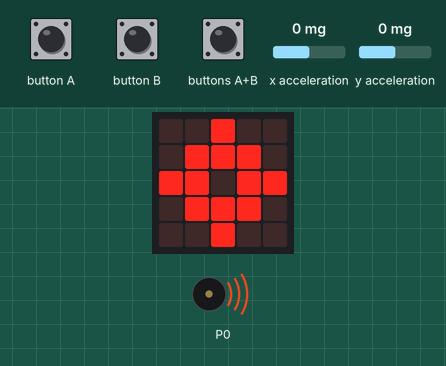
This program was run on a simulated BBC micro:bit running MicroPython. Parts: the board's 5×5 LED display, buzzer (waves = sounding). Inputs (shaded band) come from the test bench; at power-on: x acceleration 0 mg, y acceleration 0 mg. Dim RGB values are drawn brighter than linear; random numbers come from a fixed seed.

Above: at 0.94 s.
1.3 s: buttons A+B pressed for 3.2 s
At 4.6 s:
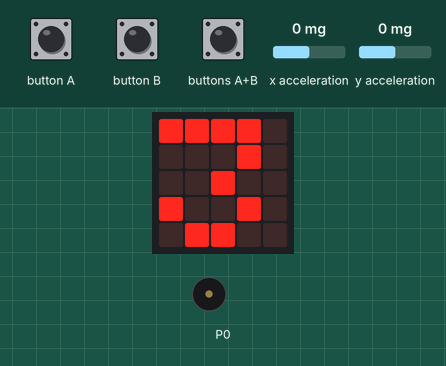
6.0 s: x acceleration set to -1440 mg
9.7 s: y acceleration set to -1440 mg
At 10.3 s:
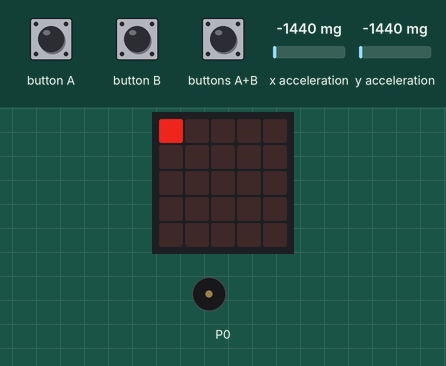
11.5 s: button A pressed for 1 s
At 11.83 s:
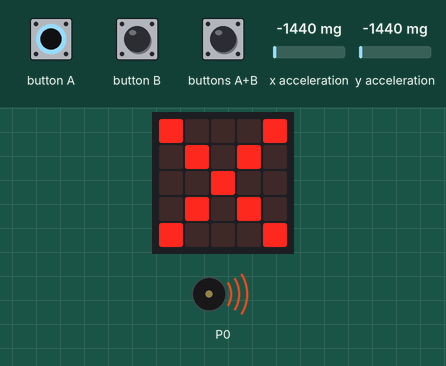
14.0 s: x acceleration set to 750 mg
15.9 s: y acceleration set to 1440 mg
At 16.6 s:
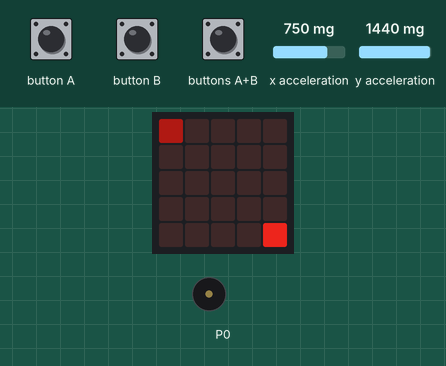
Timing chart, 0 to 18.7 s (numbered marks = the images above; inputs shaded):
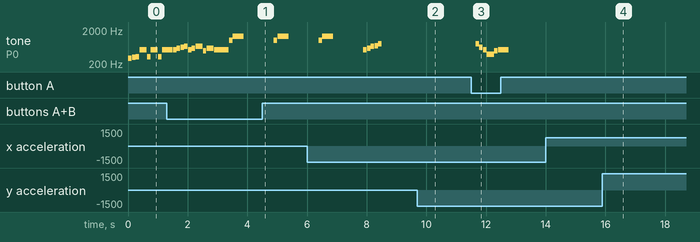

The program:

single_player_complete.py
```python
from microbit import *
import music
import random


PLAYER = 7
SHIP = 9
WATER = 2
THRESHOLD = 400


class Sea:
    """
    Holds the state of the game board.
    """

    def __init__(self, ships=[4, 3, 2]):
        """
        Initialize the game board with the given ships.
        """
        self.board = [[WATER] * 5 for _ in range(5)]
        self.populate_board(ships)

    def near_ships(self, row, col):
        """
        Check if there are ships surrounding the given coordinates.

        If the coordinates are out of bounds, return False.
        """
        if row > 4 or col > 4:
            return False

        for i in range(row - 1, row + 2):
            for j in range(col - 1, col + 2):
                if 0 <= i < 5 and 0 <= j < 5 and (i != row or j != col):
                    if self.board[i][j] == SHIP:
                        return False
        return True

    def possible(self, row, col, size, orientation):
        """
        Check if it is possible to place a ship.

        The ship must not be near other ships.
        """
        for i in range(size):
            if orientation == "H":
                if not self.near_ships(row, col + i):
                    return False
            elif orientation == "V":
                if not self.near_ships(row + i, col):
                    return False
        return True

    def place_ship(self, size):
        """
        Place a ship of the given size in the board.

        The ship will be placed in a random candidate coordinate.
        The orientation can be horizontal or vertical.
        """
        candidates_coordinates = [
            (row, col)
            for row in range(5)
            for col in range(5)
            if self.board[row][col] == WATER
        ]

        while candidates_coordinates:
            row, col = random.choice(candidates_coordinates)
            candidates_coordinates.remove((row, col))

            orientation = random.choice(["H", "V"])

            if self.possible(row, col, size, orientation):
                break
        else:
            return False

        for i in range(size):
            if orientation == "H":
                self.board[row][col + i] = SHIP
            elif orientation == "V":
                self.board[row + i][col] = SHIP

        return True

    def populate_board(self, ships):
        """
        Place all the ships on the board.

        If it is not possible to place all the ships, try again.
        """
        while True:
            placed_ships = [self.place_ship(ship) for ship in ships]

            if all(placed_ships):
                break

            self.board = [[WATER] * 5 for _ in range(5)]

    def hit(self, row, col):
        """
        Check if there is a ship in the given coordinates.
        """
        return self.board[row][col] == SHIP

    def show(self):
        """
        Show the game board.
        """
        display.show(
            Image(
                ":".join(["".join(str(point) for point in line) for line in self.board])
            )
        )


class Player:
    """
    Holds the state of the player board.
    """

    def __init__(self):
        """
        Initialize the player board.
        """
        self.shots = [[0] * 5 for _ in range(5)]

        self.row = 2
        self.col = 2

    def show(self):
        """
        Show the player board.
        """
        display.show(
            Image(
                ":".join(["".join(str(point) for point in line) for line in self.shots])
            )
        )

    def shoot(self):
        """
        Shoot the board.

        The player can move the cursor with the accelerometer.
        The player can shoot with the A button.

        The coordinates are stored for future reference.
        """
        while not button_a.is_pressed():
            self.show()

            if accelerometer.get_x() > THRESHOLD:
                self.col = min(self.col + 1, 4)
            elif accelerometer.get_x() < -THRESHOLD:
                self.col = max(self.col - 1, 0)

            if accelerometer.get_y() > THRESHOLD:
                self.row = min(self.row + 1, 4)
            elif accelerometer.get_y() < -THRESHOLD:
                self.row = max(self.row - 1, 0)

            self.blink(self.row, self.col)

        sleep(100)

    def mark(self, row, col, hit):
        """
        Mark the player board with the result of the shot.
        """
        if hit:
            self.shots[row][col] = SHIP
        else:
            self.shots[row][col] = WATER

    def blink(self, row, col):
        """
        Blink the given coordinates.

        This is used to show the current coordinates of the player.
        """
        display.set_pixel(col, row, self.shots[row][col])
        sleep(50)
        display.set_pixel(col, row, PLAYER)
        sleep(50)


class Game:
    """
    Holds the state of the game.
    """

    def __init__(self):
        """
        Initialize the game.

        The game board is initialized with the ships.
        The player board is initialized.

        The player starts at the top-left corner.
        """
        self.sea = Sea()
        self.player = Player()

    def start(self):
        """
        Routine to start the game.
        """
        display.show(Image.TARGET)
        music.play(music.ENTERTAINER)
        while not (button_a.is_pressed() and button_b.is_pressed()):
            display.clear()
            sleep(350)
            display.show(Image.TARGET)
            sleep(350)

        for number in "321":
            display.show(number)
            music.play(music.BA_DING)
            sleep(1000)
        music.play(music.JUMP_UP)
        display.clear()

    def end(self):
        """
        Routine to end the game.
        """
        display.show(Image.HAPPY)
        music.play(music.CHASE)

    def win(self):
        """
        Check if the player has won the game.

        The player wins the game if they hit all the ships.
        """
        for i in range(5):
            for j in range(5):
                if self.sea.board[i][j] == SHIP and self.player.shots[i][j] != SHIP:
                    return False
        return True

    def run(self):
        """
        Run the logic of the game.

        The player can shoot in the board.

        If the player hits a ship, the player board is marked with a ship.
        If the player misses, the player board is marked with water.

        If the player hits all the ships, the game ends.
        """
        self.start()

        while True:
            self.player.shoot()

            hit = self.sea.hit(self.player.row, self.player.col)
            self.player.mark(self.player.row, self.player.col, hit)

            if hit:
                display.show(Image.TARGET)
                music.play(music.POWER_UP)

                if self.win():
                    self.end()
                    break
            else:
                display.show(Image.NO)
                music.play(music.POWER_DOWN)


game = Game()
game.run()
```

Measured:
- after the input at 11.5 s, tone on P0: plays 784 Hz for 0.12 s, 622 Hz for 0.12 s, 523 Hz for 0.12 s, 392 Hz for 0.24 s, 494 Hz for 0.12 s, 523 Hz for 0.36 s, starting after 0.15 s
- by itself, tone on P0: plays 523 Hz for 0.12 s, 587 Hz for 0.12 s, 622 Hz for 0.12 s, 659 Hz for 0.12 s, 523 Hz for 0.12 s, 587 Hz for 0.12 s … (14 notes in this stretch)
